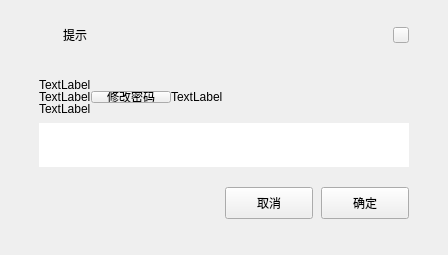
<?xml version="1.0" encoding="UTF-8"?>
<ui version="4.0">
 <class>MsgBox</class>
 <widget class="QWidget" name="MsgBox">
  <property name="geometry">
   <rect>
    <x>0</x>
    <y>0</y>
    <width>448</width>
    <height>255</height>
   </rect>
  </property>
  <property name="minimumSize">
   <size>
    <width>448</width>
    <height>240</height>
   </size>
  </property>
  <property name="maximumSize">
   <size>
    <width>448</width>
    <height>255</height>
   </size>
  </property>
  <property name="windowTitle">
   <string>Form</string>
  </property>
  <property name="styleSheet">
   <string notr="true"/>
  </property>
  <layout class="QGridLayout" name="gridLayout">
   <property name="leftMargin">
    <number>0</number>
   </property>
   <property name="topMargin">
    <number>0</number>
   </property>
   <property name="rightMargin">
    <number>0</number>
   </property>
   <property name="bottomMargin">
    <number>0</number>
   </property>
   <property name="spacing">
    <number>0</number>
   </property>
   <item row="0" column="0">
    <widget class="QWidget" name="widget_2" native="true">
     <layout class="QGridLayout" name="gridLayout_4">
      <property name="leftMargin">
       <number>15</number>
      </property>
      <property name="topMargin">
       <number>15</number>
      </property>
      <property name="rightMargin">
       <number>15</number>
      </property>
      <property name="bottomMargin">
       <number>15</number>
      </property>
      <item row="0" column="0">
       <widget class="QWidget" name="widget" native="true">
        <layout class="QVBoxLayout" name="verticalLayout">
         <property name="spacing">
          <number>0</number>
         </property>
         <property name="leftMargin">
          <number>0</number>
         </property>
         <property name="topMargin">
          <number>0</number>
         </property>
         <property name="rightMargin">
          <number>0</number>
         </property>
         <property name="bottomMargin">
          <number>0</number>
         </property>
         <item>
          <widget class="Widget" name="headWidget" native="true">
           <property name="minimumSize">
            <size>
             <width>0</width>
             <height>40</height>
            </size>
           </property>
           <property name="maximumSize">
            <size>
             <width>16777215</width>
             <height>40</height>
            </size>
           </property>
           <property name="styleSheet">
            <string notr="true"/>
           </property>
           <layout class="QHBoxLayout" name="horizontalLayout">
            <property name="spacing">
             <number>8</number>
            </property>
            <property name="leftMargin">
             <number>24</number>
            </property>
            <property name="topMargin">
             <number>0</number>
            </property>
            <property name="rightMargin">
             <number>24</number>
            </property>
            <property name="bottomMargin">
             <number>0</number>
            </property>
            <item>
             <widget class="QLabel" name="titleIcon">
              <property name="minimumSize">
               <size>
                <width>16</width>
                <height>16</height>
               </size>
              </property>
              <property name="maximumSize">
               <size>
                <width>16</width>
                <height>16</height>
               </size>
              </property>
              <property name="text">
               <string/>
              </property>
             </widget>
            </item>
            <item>
             <widget class="BaseLabel" name="title">
              <property name="styleSheet">
               <string notr="true"/>
              </property>
              <property name="text">
               <string>提示</string>
              </property>
              <property name="alignment">
               <set>Qt::AlignCenter</set>
              </property>
             </widget>
            </item>
            <item>
             <spacer name="horizontalSpacer_2">
              <property name="orientation">
               <enum>Qt::Horizontal</enum>
              </property>
              <property name="sizeHint" stdset="0">
               <size>
                <width>199</width>
                <height>20</height>
               </size>
              </property>
             </spacer>
            </item>
            <item>
             <widget class="QPushButton" name="headClose">
              <property name="minimumSize">
               <size>
                <width>16</width>
                <height>16</height>
               </size>
              </property>
              <property name="maximumSize">
               <size>
                <width>16</width>
                <height>16</height>
               </size>
              </property>
              <property name="cursor">
               <cursorShape>PointingHandCursor</cursorShape>
              </property>
              <property name="styleSheet">
               <string notr="true"/>
              </property>
              <property name="text">
               <string/>
              </property>
             </widget>
            </item>
           </layout>
          </widget>
         </item>
         <item>
          <widget class="Widget" name="bodyWidget" native="true">
           <property name="sizePolicy">
            <sizepolicy hsizetype="Expanding" vsizetype="Expanding">
             <horstretch>0</horstretch>
             <verstretch>0</verstretch>
            </sizepolicy>
           </property>
           <property name="minimumSize">
            <size>
             <width>0</width>
             <height>112</height>
            </size>
           </property>
           <property name="styleSheet">
            <string notr="true"/>
           </property>
           <layout class="QGridLayout" name="gridLayout_2">
            <property name="leftMargin">
             <number>24</number>
            </property>
            <property name="topMargin">
             <number>24</number>
            </property>
            <property name="rightMargin">
             <number>24</number>
            </property>
            <property name="bottomMargin">
             <number>0</number>
            </property>
            <property name="spacing">
             <number>0</number>
            </property>
            <item row="1" column="0">
             <widget class="QWidget" name="widget_5" native="true">
              <layout class="QVBoxLayout" name="verticalLayout_4">
               <property name="spacing">
                <number>0</number>
               </property>
               <property name="leftMargin">
                <number>0</number>
               </property>
               <property name="topMargin">
                <number>0</number>
               </property>
               <property name="rightMargin">
                <number>0</number>
               </property>
               <property name="bottomMargin">
                <number>0</number>
               </property>
              </layout>
             </widget>
            </item>
            <item row="2" column="0">
             <widget class="QTextBrowser" name="info">
              <property name="sizePolicy">
               <sizepolicy hsizetype="Preferred" vsizetype="Preferred">
                <horstretch>0</horstretch>
                <verstretch>0</verstretch>
               </sizepolicy>
              </property>
              <property name="minimumSize">
               <size>
                <width>0</width>
                <height>88</height>
               </size>
              </property>
              <property name="maximumSize">
               <size>
                <width>16777215</width>
                <height>88</height>
               </size>
              </property>
              <property name="styleSheet">
               <string notr="true"/>
              </property>
              <property name="frameShape">
               <enum>QFrame::NoFrame</enum>
              </property>
              <property name="sizeAdjustPolicy">
               <enum>QAbstractScrollArea::AdjustToContents</enum>
              </property>
              <property name="readOnly">
               <bool>true</bool>
              </property>
              <property name="html">
               <string>&lt;!DOCTYPE HTML PUBLIC &quot;-//W3C//DTD HTML 4.0//EN&quot; &quot;http://www.w3.org/TR/REC-html40/strict.dtd&quot;&gt;
&lt;html&gt;&lt;head&gt;&lt;meta name=&quot;qrichtext&quot; content=&quot;1&quot; /&gt;&lt;meta charset=&quot;utf-8&quot; /&gt;&lt;style type=&quot;text/css&quot;&gt;
p, li { white-space: pre-wrap; }
hr { height: 1px; border-width: 0; }
li.unchecked::marker { content: &quot;\2610&quot;; }
li.checked::marker { content: &quot;\2612&quot;; }
&lt;/style&gt;&lt;/head&gt;&lt;body style=&quot; font-family:'Microsoft YaHei UI'; font-size:9pt; font-weight:400; font-style:normal;&quot;&gt;
&lt;p style=&quot;-qt-paragraph-type:empty; margin-top:0px; margin-bottom:0px; margin-left:0px; margin-right:0px; -qt-block-indent:0; text-indent:0px; font-family:'SimSun'; font-size:14px;&quot;&gt;&lt;br /&gt;&lt;/p&gt;&lt;/body&gt;&lt;/html&gt;</string>
              </property>
              <property name="openExternalLinks">
               <bool>false</bool>
              </property>
             </widget>
            </item>
            <item row="0" column="0">
             <widget class="QWidget" name="widget_3" native="true">
              <layout class="QVBoxLayout" name="verticalLayout_2">
               <property name="spacing">
                <number>0</number>
               </property>
               <property name="leftMargin">
                <number>0</number>
               </property>
               <property name="topMargin">
                <number>0</number>
               </property>
               <property name="rightMargin">
                <number>0</number>
               </property>
               <item>
                <widget class="QLabel" name="label">
                 <property name="text">
                  <string>TextLabel</string>
                 </property>
                </widget>
               </item>
               <item>
                <layout class="QHBoxLayout" name="horizontalLayout_3">
                 <property name="spacing">
                  <number>0</number>
                 </property>
                 <property name="topMargin">
                  <number>0</number>
                 </property>
                 <item>
                  <widget class="QLabel" name="label_2">
                   <property name="text">
                    <string>TextLabel</string>
                   </property>
                  </widget>
                 </item>
                 <item alignment="Qt::AlignLeft">
                  <widget class="QPushButton" name="passwordChange">
                   <property name="sizePolicy">
                    <sizepolicy hsizetype="Minimum" vsizetype="Preferred">
                     <horstretch>0</horstretch>
                     <verstretch>0</verstretch>
                    </sizepolicy>
                   </property>
                   <property name="minimumSize">
                    <size>
                     <width>57</width>
                     <height>0</height>
                    </size>
                   </property>
                   <property name="text">
                    <string>修改密码</string>
                   </property>
                  </widget>
                 </item>
                 <item>
                  <widget class="QLabel" name="label_3">
                   <property name="text">
                    <string>TextLabel</string>
                   </property>
                  </widget>
                 </item>
                 <item>
                  <spacer name="horizontalSpacer">
                   <property name="orientation">
                    <enum>Qt::Horizontal</enum>
                   </property>
                   <property name="sizeHint" stdset="0">
                    <size>
                     <width>40</width>
                     <height>20</height>
                    </size>
                   </property>
                  </spacer>
                 </item>
                </layout>
               </item>
               <item>
                <widget class="QLabel" name="label_4">
                 <property name="text">
                  <string>TextLabel</string>
                 </property>
                </widget>
               </item>
               <item>
                <spacer name="verticalSpacer">
                 <property name="orientation">
                  <enum>Qt::Vertical</enum>
                 </property>
                 <property name="sizeHint" stdset="0">
                  <size>
                   <width>20</width>
                   <height>40</height>
                  </size>
                 </property>
                </spacer>
               </item>
              </layout>
             </widget>
            </item>
           </layout>
          </widget>
         </item>
         <item>
          <widget class="Widget" name="bottomWidget" native="true">
           <layout class="QHBoxLayout" name="horizontalLayout_2">
            <property name="spacing">
             <number>8</number>
            </property>
            <property name="leftMargin">
             <number>0</number>
            </property>
            <property name="topMargin">
             <number>0</number>
            </property>
            <property name="rightMargin">
             <number>24</number>
            </property>
            <property name="bottomMargin">
             <number>0</number>
            </property>
            <item>
             <spacer name="horizontalSpacer_6">
              <property name="orientation">
               <enum>Qt::Horizontal</enum>
              </property>
              <property name="sizeHint" stdset="0">
               <size>
                <width>10</width>
                <height>73</height>
               </size>
              </property>
             </spacer>
            </item>
            <item>
             <widget class="QPushButton" name="noBtn">
              <property name="minimumSize">
               <size>
                <width>88</width>
                <height>32</height>
               </size>
              </property>
              <property name="maximumSize">
               <size>
                <width>88</width>
                <height>32</height>
               </size>
              </property>
              <property name="cursor">
               <cursorShape>ArrowCursor</cursorShape>
              </property>
              <property name="styleSheet">
               <string notr="true"/>
              </property>
              <property name="text">
               <string>取消</string>
              </property>
             </widget>
            </item>
            <item>
             <widget class="QPushButton" name="okBtn">
              <property name="minimumSize">
               <size>
                <width>88</width>
                <height>32</height>
               </size>
              </property>
              <property name="maximumSize">
               <size>
                <width>88</width>
                <height>32</height>
               </size>
              </property>
              <property name="cursor">
               <cursorShape>ArrowCursor</cursorShape>
              </property>
              <property name="styleSheet">
               <string notr="true"/>
              </property>
              <property name="text">
               <string>确定</string>
              </property>
             </widget>
            </item>
           </layout>
          </widget>
         </item>
        </layout>
       </widget>
      </item>
     </layout>
    </widget>
   </item>
  </layout>
 </widget>
 <customwidgets>
  <customwidget>
   <class>Widget</class>
   <extends>QWidget</extends>
   <header location="global">view/Item/widget.h</header>
   <container>1</container>
  </customwidget>
  <customwidget>
   <class>BaseLabel</class>
   <extends>QLabel</extends>
   <header location="global">view/Item/baselabel.h</header>
  </customwidget>
 </customwidgets>
 <resources/>
 <connections/>
</ui>
